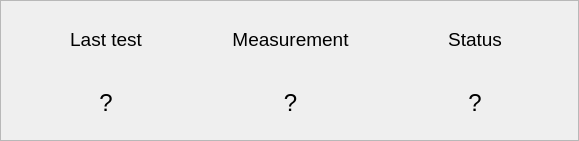
  <widget class="QFrame" name="fSlot_4">
   <property name="geometry">
    <rect>
     <x>648</x>
     <y>340</y>
     <width>579</width>
     <height>141</height>
    </rect>
   </property>
   <property name="autoFillBackground">
    <bool>false</bool>
   </property>
   <property name="styleSheet">
    <string notr="true"/>
   </property>
   <property name="frameShape">
    <enum>QFrame::StyledPanel</enum>
   </property>
   <property name="frameShadow">
    <enum>QFrame::Raised</enum>
   </property>
   <widget class="QWidget" name="gridLayoutWidget_5">
    <property name="geometry">
     <rect>
      <x>14</x>
      <y>8</y>
      <width>553</width>
      <height>126</height>
     </rect>
    </property>
    <property name="font">
     <font>
      <pointsize>14</pointsize>
     </font>
    </property>
    <layout class="QGridLayout" name="table_PN_test_4">
     <property name="sizeConstraint">
      <enum>QLayout::SetDefaultConstraint</enum>
     </property>
     <property name="spacing">
      <number>1</number>
     </property>
     <item row="0" column="2">
      <widget class="QLabel" name="lbl_lbl_ResultTest_4">
       <property name="font">
        <font>
         <pointsize>14</pointsize>
        </font>
       </property>
       <property name="text">
        <string>Status</string>
       </property>
       <property name="alignment">
        <set>Qt::AlignCenter</set>
       </property>
      </widget>
     </item>
     <item row="1" column="1">
      <widget class="QLabel" name="lbl_measurement_4">
       <property name="font">
        <font>
         <pointsize>18</pointsize>
        </font>
       </property>
       <property name="text">
        <string>?</string>
       </property>
       <property name="alignment">
        <set>Qt::AlignCenter</set>
       </property>
      </widget>
     </item>
     <item row="1" column="0">
      <widget class="QLabel" name="lbl_test_no_4">
       <property name="font">
        <font>
         <pointsize>18</pointsize>
        </font>
       </property>
       <property name="text">
        <string>?</string>
       </property>
       <property name="alignment">
        <set>Qt::AlignCenter</set>
       </property>
      </widget>
     </item>
     <item row="0" column="1">
      <widget class="QLabel" name="lbl_lbl_measurement_4">
       <property name="font">
        <font>
         <pointsize>14</pointsize>
        </font>
       </property>
       <property name="text">
        <string>Measurement</string>
       </property>
       <property name="alignment">
        <set>Qt::AlignCenter</set>
       </property>
      </widget>
     </item>
     <item row="1" column="2">
      <widget class="QLabel" name="lbl_ResultTest_4">
       <property name="font">
        <font>
         <pointsize>18</pointsize>
        </font>
       </property>
       <property name="text">
        <string>?</string>
       </property>
       <property name="alignment">
        <set>Qt::AlignCenter</set>
       </property>
      </widget>
     </item>
     <item row="0" column="0">
      <widget class="QLabel" name="lbl_lbl_test_no_4">
       <property name="font">
        <font>
         <pointsize>14</pointsize>
        </font>
       </property>
       <property name="text">
        <string>Last test</string>
       </property>
       <property name="alignment">
        <set>Qt::AlignCenter</set>
       </property>
      </widget>
     </item>
    </layout>
   </widget>
  </widget>
